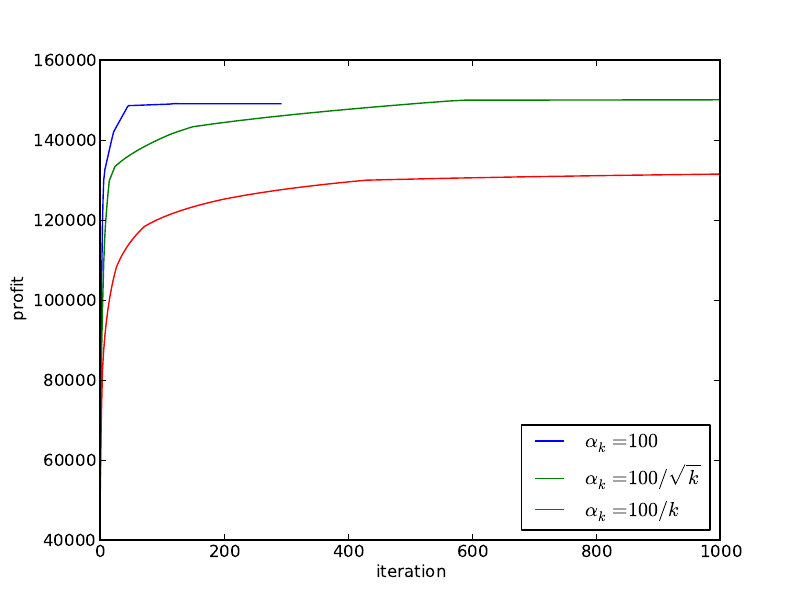

Reproduce this figure in Python.
import matplotlib.pyplot as pl
from numpy import genfromtxt

pl.clf()
pl.plot(-genfromtxt('const-100', usecols=0), label=r'$\alpha_k = 100$')
pl.plot(-genfromtxt('nonsum-100', usecols=0), label=r'$\alpha_k = 100 / \sqrt{k}$')
pl.plot(-genfromtxt('square-100', usecols=0), label=r'$\alpha_k = 100 / k$')
pl.legend(loc='lower right')
pl.xlabel('iteration')
pl.ylabel('profit')
pl.xlim(0,1000)
pl.savefig('q1-convergence.pdf')
